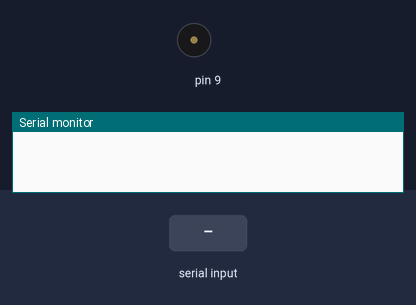
The sketch below on a simulated Arduino Uno, built with avr-gcc and run on an emulated ATmega328P. Parts: buzzer (waves = sounding), the last lines printed to the serial monitor. The test bench sets the inputs (shaded band).

Above: at 1.2 s.
1.3 s: "/info" received over Serial
2.8 s: "90,45\n" received over Serial
At 4.0 s:
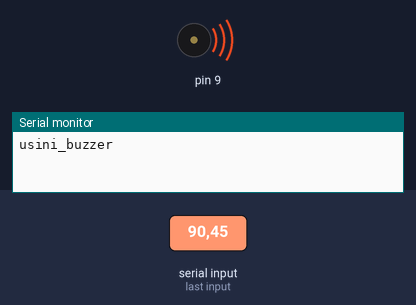
Timing chart, 0 to 5.8 s (numbered marks = the images above; inputs shaded):
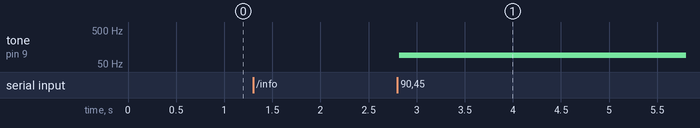

The sketch:

buzzer.ino
```cpp
//Usini Buzzer

#include <toneAC.h>

const int BAUDRATE = 9600;
const String usb_name = "usini_buzzer";

//Serial string buffer
String readString;

// Serial

//When application asked if this is the correct arduino
void serialCheck(){
    if (readString == "/info") {
      Serial.println(usb_name);
   }else{
    if(readString == "OFF"){
      noToneAC();
    }else{
      noToneAC();
      toneAC(readString.toInt(),10,0);
    }
   }
}

//Convert characters sent by serial to string
void serialManager(){
    //Get Serial as a string
  while (Serial.available()) {
    delay(3); // Wait for data

    //Convert to String
    if (Serial.available() > 0) {
      char c = Serial.read();
      readString += c;
    }
  }
}

void setup() {
  //Setup Serial
  Serial.begin(BAUDRATE);
}

void loop() {
  serialManager();

  //If string received
     if (readString.length() > 0) {
      serialCheck();
    }

  //We clean the serial buffer
  readString = "";
}
```

Measured:
- after the input at 2.8 s, tone on pin 9: silent → 90 Hz at once
